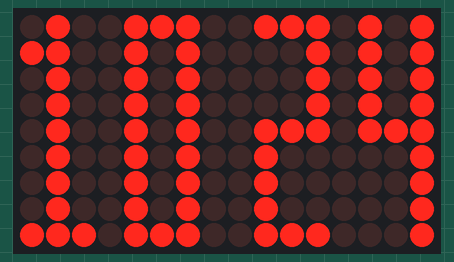
The sketch below on a simulated Arduino Uno, built with avr-gcc and run on an emulated ATmega328P. Shown: 16×9 LED matrix. The local clock reads 2024-03-15 10:24:30 at power-on unless the sketch sets it; what the sketch prints to the serial monitor is not drawn.

Above: at 0.2 s.
At 30.2 s:
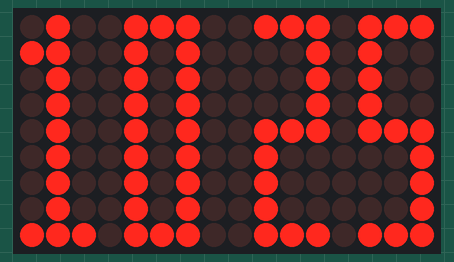
At 90.2 s:
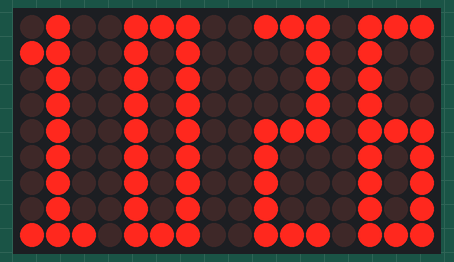

The sketch:

led_clock.ino
```cpp
#include <RTClib.h>

#include <Adafruit_IS31FL3731.h>

#include <Adafruit_GFX.h>
#include <Adafruit_SPITFT.h>
#include <Adafruit_SPITFT_Macros.h>
#include <gfxfont.h>

#include <Wire.h>

RTC_DS3231 rtc;

char daysOfTheWeek[7][12] = {"Sunday", "Monday", "Tuesday", "Wednesday", "Thursday", "Friday", "Saturday"};

byte LEDBRIGHTNESS = 32; // 0-255

int previousMinute = -1;

bool DEBUG = false;

// If you're using the full breakout...
Adafruit_IS31FL3731 matrix = Adafruit_IS31FL3731();
// If you're using the FeatherWing version
//Adafruit_IS31FL3731_Wing matrix = Adafruit_IS31FL3731_Wing();


//3x9 number digit font bitmaps
byte one[]= {B01000000,
             B11000000,
             B01000000,
             B01000000,
             B01000000,
             B01000000,
             B01000000,
             B01000000,
             B11100000};

byte two[]= {B11100000,
             B00100000,
             B00100000,
             B00100000,
             B11100000,
             B10000000,
             B10000000,
             B10000000,
             B11100000};

byte three[]= {B11100000,
               B00100000,
               B00100000,
               B00100000,
               B11100000,
               B00100000,
               B00100000,
               B00100000,
               B11100000};

byte four[]= {B10100000,
              B10100000,
              B10100000,
              B10100000,
              B11100000,
              B00100000,
              B00100000,
              B00100000,
              B00100000};

byte five[]= {B11100000,
              B10000000,
              B10000000,
              B10000000,
              B11100000,
              B00100000,
              B00100000,
              B00100000,
              B11100000};


byte six[]=  {B11100000,
              B10000000,
              B10000000,
              B10000000,
              B11100000,
              B10100000,
              B10100000,
              B10100000,
              B11100000};

byte seven[]={B11100000,
              B00100000,
              B00100000,
              B00100000,
              B00100000,
              B00100000,
              B00100000,
              B00100000,
              B00100000};

byte eight[]={B11100000,
              B10100000,
              B10100000,
              B10100000,
              B11100000,
              B10100000,
              B10100000,
              B10100000,
              B11100000};

byte nine[]={ B11100000,
              B10100000,
              B10100000,
              B10100000,
              B11100000,
              B00100000,
              B00100000,
              B00100000,
              B00100000};

byte zero[]={ B11100000,
              B10100000,
              B10100000,
              B10100000,
              B10100000,
              B10100000,
              B10100000,
              B10100000,
              B11100000};

char *noArray[] = {zero, one, two, three, four, five, six, seven, eight, nine};

void setup() {


#ifndef ESP8266
  while (!Serial); // for Leonardo/Micro/Zero
#endif

  Serial.begin(9600);
  Serial.println("ISSI manual animation test");
  if (! matrix.begin()) {
    Serial.println("IS31 not found");
    while (1);
  }
  Serial.println("IS31 Found!");

}

String convertIntTo2DigitString(int i)  {
  String s = String(i);
  if (i < 10)  {
    s = '0'+s;
  }
  return s;
}

void loop() {
  DateTime now = rtc.now();
  int currentMinute = now.minute();
  int currentHour = now.hour();

  if (DEBUG)  {
    currentHour = currentMinute;
    currentMinute = now.second();
  }

  if (previousMinute != currentMinute)  {
      previousMinute = currentMinute;
      String min = convertIntTo2DigitString(currentMinute);
      String hour = convertIntTo2DigitString(currentHour);

      matrix.clear();
      matrix.drawBitmap(0, 0, (byte*)noArray[(int)hour[0]-'0'], 3, 9, LEDBRIGHTNESS);
      matrix.drawBitmap(4, 0, (byte*)noArray[(int)hour[1]-'0'], 3, 9, LEDBRIGHTNESS);
      matrix.drawBitmap(9, 0, (byte*)noArray[(int)min[0]-'0'], 3, 9, LEDBRIGHTNESS);
      matrix.drawBitmap(13, 0, (byte*)noArray[(int)min[1]-'0'], 3, 9, LEDBRIGHTNESS);
  }
}
```

Measured:
- what the display in image 1 shows lasts 60.0 s, from 30.1 s to 90.1 s
